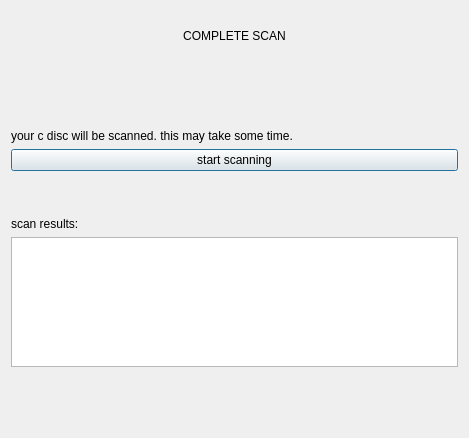
<?xml version="1.0" encoding="UTF-8"?>
<ui version="4.0">
 <class>Dialog</class>
 <widget class="QDialog" name="Dialog">
  <property name="geometry">
   <rect>
    <x>0</x>
    <y>0</y>
    <width>469</width>
    <height>438</height>
   </rect>
  </property>
  <property name="windowTitle">
   <string>Dialog</string>
  </property>
  <layout class="QVBoxLayout" name="verticalLayout_3">
   <item>
    <spacer name="verticalSpacer_4">
     <property name="orientation">
      <enum>Qt::Vertical</enum>
     </property>
     <property name="sizeHint" stdset="0">
      <size>
       <width>40</width>
       <height>80</height>
      </size>
     </property>
    </spacer>
   </item>
   <item>
    <widget class="QLabel" name="label_2">
     <property name="styleSheet">
      <string notr="true">font: 8pt &quot;8514oem&quot;;</string>
     </property>
     <property name="text">
      <string>COMPLETE SCAN</string>
     </property>
     <property name="alignment">
      <set>Qt::AlignCenter</set>
     </property>
    </widget>
   </item>
   <item>
    <layout class="QVBoxLayout" name="verticalLayout">
     <item>
      <spacer name="verticalSpacer">
       <property name="orientation">
        <enum>Qt::Vertical</enum>
       </property>
       <property name="sizeType">
        <enum>QSizePolicy::Minimum</enum>
       </property>
       <property name="sizeHint" stdset="0">
        <size>
         <width>40</width>
         <height>80</height>
        </size>
       </property>
      </spacer>
     </item>
     <item>
      <widget class="QLabel" name="label">
       <property name="styleSheet">
        <string notr="true">font: 63 9pt &quot;Yu Gothic UI Semibold&quot;;</string>
       </property>
       <property name="text">
        <string>your c disc will be scanned. this may take some time.</string>
       </property>
      </widget>
     </item>
     <item>
      <widget class="QPushButton" name="complete_scan_pushButton">
       <property name="sizePolicy">
        <sizepolicy hsizetype="MinimumExpanding" vsizetype="Preferred">
         <horstretch>0</horstretch>
         <verstretch>0</verstretch>
        </sizepolicy>
       </property>
       <property name="styleSheet">
        <string notr="true">font: 8pt &quot;8514oem&quot;;</string>
       </property>
       <property name="text">
        <string>start scanning</string>
       </property>
      </widget>
     </item>
    </layout>
   </item>
   <item>
    <spacer name="verticalSpacer_2">
     <property name="orientation">
      <enum>Qt::Vertical</enum>
     </property>
     <property name="sizeType">
      <enum>QSizePolicy::Minimum</enum>
     </property>
     <property name="sizeHint" stdset="0">
      <size>
       <width>20</width>
       <height>40</height>
      </size>
     </property>
    </spacer>
   </item>
   <item>
    <layout class="QVBoxLayout" name="verticalLayout_2">
     <item>
      <widget class="QLabel" name="label_3">
       <property name="styleSheet">
        <string notr="true">font: 63 9pt &quot;Yu Gothic UI Semibold&quot;;</string>
       </property>
       <property name="text">
        <string>scan results:</string>
       </property>
      </widget>
     </item>
     <item>
      <widget class="QPlainTextEdit" name="complete_scan_result_plainTextEdit"/>
     </item>
     <item>
      <spacer name="verticalSpacer_3">
       <property name="orientation">
        <enum>Qt::Vertical</enum>
       </property>
       <property name="sizeType">
        <enum>QSizePolicy::Minimum</enum>
       </property>
       <property name="sizeHint" stdset="0">
        <size>
         <width>30</width>
         <height>60</height>
        </size>
       </property>
      </spacer>
     </item>
    </layout>
   </item>
  </layout>
 </widget>
 <resources/>
 <connections/>
</ui>
